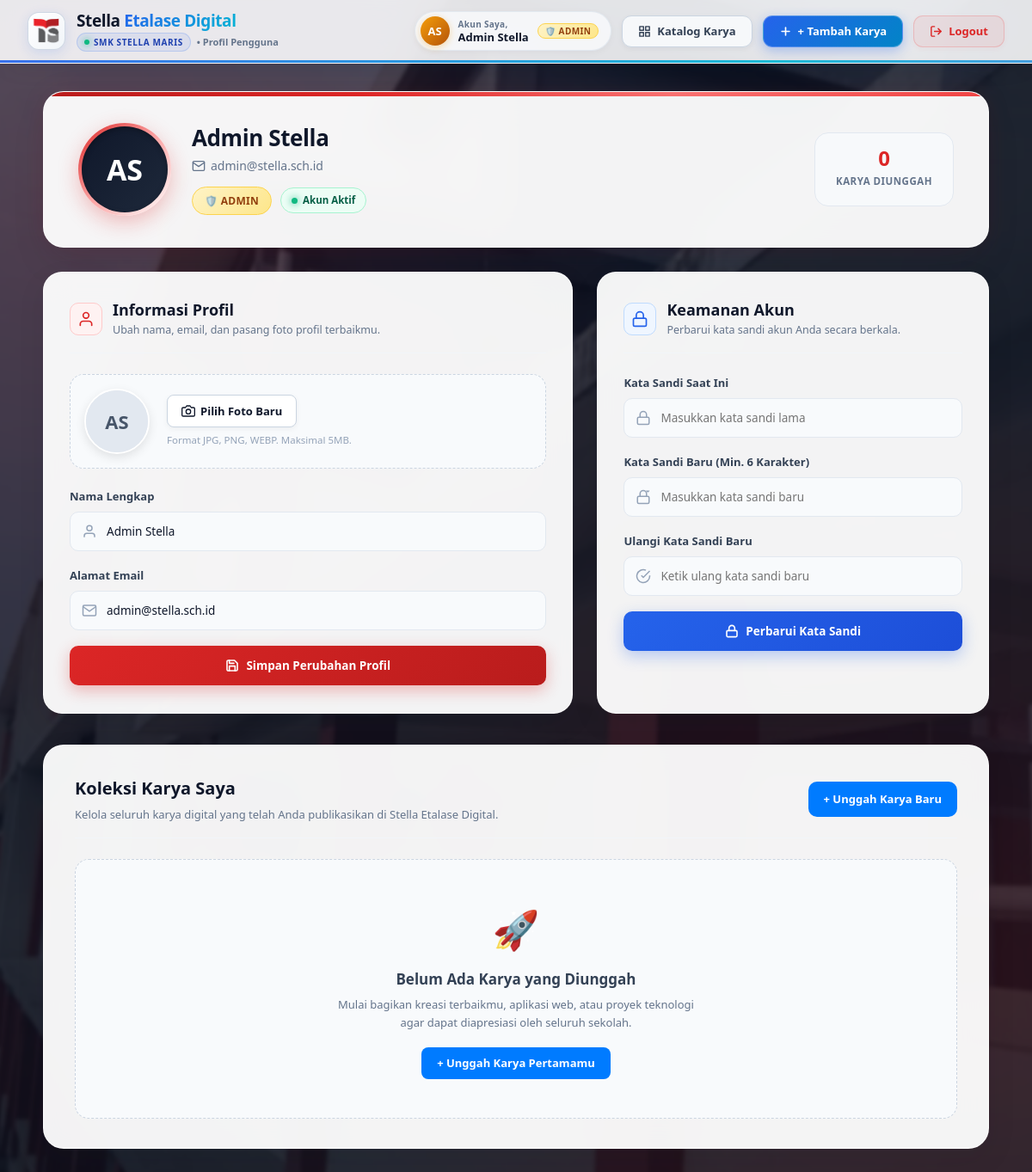
The app's page /profile.php (signed in) with its own data.
### tables this page shows
CREATE TABLE `users` (
  `id` INT(10) UNSIGNED NOT NULL AUTO_INCREMENT,
  `nama` VARCHAR(100) NOT NULL,
  `email` VARCHAR(150) NOT NULL,
  `password` VARCHAR(255) NOT NULL,
  `role` ENUM('super_admin', 'admin', 'siswa') NOT NULL DEFAULT 'siswa',
  `foto` VARCHAR(255) DEFAULT NULL,
  PRIMARY KEY (`id`),
  UNIQUE KEY `email` (`email`)
);

### middleware/auth_check.php (called while the page is built, shortened)
<?php
function get_logged_user($pdo) {
    $stmt = $pdo->prepare("SELECT id, nama, email, role, foto FROM users WHERE id = :id");
    $stmt->execute([':id' => $_SESSION['user_id']]);
    $user = $stmt->fetch(PDO::FETCH_ASSOC);
    return $user;
}

### profile.php (the view, shortened to what this page needs)
<?php
require_once 'config/kuis_db.php';
require_once 'middleware/auth_check.php';
$user = get_logged_user($pdo);
try {
    $stmtProjects = $pdo->prepare("
        SELECT
            projects.*,
            COALESCE(likes_count.total_likes, 0) AS total_likes
        FROM projects
        LEFT JOIN (
            SELECT project_id, COUNT(*) AS total_likes
            FROM project_likes
            GROUP BY project_id
        ) AS likes_count ON projects.id = likes_count.project_id
        WHERE projects.user_id = :uid
        ORDER BY projects.created_at DESC
    ");
    $stmtProjects->execute([':uid' => $user['id']]);
    $myProjects = $stmtProjects->fetchAll();
} catch (PDOException $e) {
    $stmtProjects = $pdo->prepare("SELECT *, 0 AS total_likes FROM projects WHERE user_id = :uid ORDER BY created_at DESC");
    $stmtProjects->execute([':uid' => $user['id']]);
    $myProjects = $stmtProjects->fetchAll();
}
$totalMyProjects = count($myProjects);
$user_nama = htmlspecialchars($user['nama'] ?? 'User');
$user_email = htmlspecialchars($user['email'] ?? '');
$user_role = htmlspecialchars($user['role'] ?? 'siswa');
$user_foto = $user['foto'] ?? null;
$initials = '';
$words = preg_split('/\s+/', trim($user_nama));
foreach (array_slice($words, 0, 2) as $w) {
    if (!empty($w)) $initials .= strtoupper(mb_substr($w, 0, 1));
}
$role_title = ucwords(str_replace('_', ' ', $user_role));
$role_icon = '🎓';
if ($user_role === 'super_admin') {
    $role_icon = '👑';
} elseif ($user_role === 'admin') {
    $role_icon = '🛡️';
}
?>
<!DOCTYPE html>
<html lang="id">
<head>
    <link rel="stylesheet" href="assets/css/style.css">
    <link rel="stylesheet" href="assets/css/navbar.css">
    <link rel="stylesheet" href="assets/css/main.css">
    <link rel="stylesheet" href="assets/css/profile.css">
</head>
<body>
<nav class="navbar" id="mainNavbar">
    <a href="index.php" class="navbar-brand-link" title="Beranda Stella Etalase Digital">
        <div class="brand-logo-frame">
            <img src="assets/img/logo-ts2.png" alt="Logo Stella" class="brand-logo-img" onerror="this.style.display='none';">
        </div>
        <div class="brand-text-col">
            <h1 class="brand-main-title">Stella <span class="brand-gradient-text">Etalase Digital</span></h1>
            <div class="brand-meta-row">
                <span class="brand-badge-pill">
                    <span class="brand-live-dot"></span> SMK STELLA MARIS
                </span>
                <span class="brand-page-tag">&bull; Profil Pengguna</span>
            </div>
        </div>
    </a>
    <div class="navbar-menu-group">
        <a href="profile.php" class="navbar-user-capsule user-capsule-<?= $user_role ?>" title="Kelola Profil Saya" style="text-decoration: none;">
            <div class="user-avatar-circle">
                <?php if (!empty($user_foto) && file_exists('uploads/avatars/' . $user_foto)): ?>
                    <img src="uploads/avatars/<?= htmlspecialchars($user_foto) ?>" alt="<?= $user_nama ?>" style="width: 100%; height: 100%; object-fit: cover; border-radius: 50%;">
                <?php else: ?>
                    <?= $initials ?>
                <?php endif; ?>
            </div>
            <div class="user-meta-text">
                <span class="user-greeting-label">Akun Saya,</span>
                <span class="user-name-label"><?= $user_nama ?></span>
            </div>
            <span class="role-badge-pill role-badge-<?= $user_role ?>">
                <?= $role_icon ?> <?= $role_title ?>
            </span>
        </a>
        <a href="index.php" class="nav-btn btn-nav-secondary">
            <span>Katalog Karya</span>
        </a>
        <a href="project_tambah.php" class="nav-btn btn-nav-primary">
            <svg width="15" height="15" viewBox="0 0 24 24" fill="none" stroke="currentColor" stroke-width="2.6" stroke-linecap="round" stroke-linejoin="round">
                <line x1="12" y1="5" x2="12" y2="19"></line>
                <line x1="5" y1="12" x2="19" y2="12"></line>
            </svg>
            <span>+ Tambah Karya</span>
        </a>
        <a href="auth/logout.php" class="nav-btn btn-nav-danger" title="Keluar">
            <svg width="15" height="15" viewBox="0 0 24 24" fill="none" stroke="currentColor" stroke-width="2.3" stroke-linecap="round" stroke-linejoin="round">
                <path d="M9 21H5a2 2 0 0 1-2-2V5a2 2 0 0 1 2-2h4"></path>
                <polyline points="16 17 21 12 16 7"></polyline>
                <line x1="21" y1="12" x2="9" y2="12"></line>
            </svg>
            <span>Logout</span>
        </a>
    </div>
</nav>
<main class="profile-container">
    <section class="profile-hero-card">
        <div class="profile-hero-main">
            <div class="profile-avatar-frame">
                <?php if (!empty($user_foto) && file_exists('uploads/avatars/' . $user_foto)): ?>
                    <img src="uploads/avatars/<?= htmlspecialchars($user_foto) ?>" alt="<?= $user_nama ?>" class="profile-avatar-img" id="heroAvatarImg">
                <?php else: ?>
                    <div class="profile-avatar-fallback" id="heroAvatarFallback"><?= $initials ?></div>
                <?php endif; ?>
            </div>
            <div class="profile-hero-meta">
                <h1><?= $user_nama ?></h1>
                <p class="profile-hero-email">
                    <svg width="16" height="16" viewBox="0 0 24 24" fill="none" stroke="currentColor" stroke-width="2" stroke-linecap="round" stroke-linejoin="round">
                        <path d="M4 4h16c1.1 0 2 .9 2 2v12c0 1.1-.9 2-2 2H4c-1.1 0-2-.9-2-2V6c0-1.1.9-2 2-2z"></path>
                        <polyline points="22,6 12,13 2,6"></polyline>
                    </svg>
                    <span><?= $user_email ?></span>
                </p>
                <div class="profile-badge-row">
                    <span class="profile-role-badge profile-role-<?= $user_role ?>">
                        <?= $role_icon ?> <?= $role_title ?>
                    </span>
                    <span class="profile-status-pill">
                        <span class="profile-status-dot"></span>
                        <span>Akun Aktif</span>
                    </span>
                </div>
            </div>
        </div>
        <div class="profile-hero-stats">
            <div class="stat-item">
                <span class="stat-number"><?= $totalMyProjects ?></span>
                <span class="stat-label">Karya Diunggah</span>
            </div>
        </div>
    </section>
    <div class="profile-grid-layout">
        <section class="profile-card">
            <div class="profile-card-header">
                <div class="card-header-icon">
                    <svg viewBox="0 0 24 24" fill="none" stroke="currentColor" stroke-width="2" stroke-linecap="round" stroke-linejoin="round">
                        <path d="M20 21v-2a4 4 0 0 0-4-4H8a4 4 0 0 0-4 4v2"></path>
                        <circle cx="12" cy="7" r="4"></circle>
                    </svg>
                </div>
                <div>
                    <h2>Informasi Profil</h2>
                    <p>Ubah nama, email, dan pasang foto profil terbaikmu.</p>
                </div>
            </div>
            <form method="POST" action="profile.php" enctype="multipart/form-data">
                <div class="avatar-upload-section">
                    <div class="avatar-preview-box" id="avatarPreviewContainer">
                        <?php if (!empty($user_foto) && file_exists('uploads/avatars/' . $user_foto)): ?>
                            <img src="uploads/avatars/<?= htmlspecialchars($user_foto) ?>" alt="Foto Profil" id="avatarPreviewImg">
                        <?php else: ?>
                            <div style="width: 100%; height: 100%; display: flex; align-items: center; justify-content: center; background: #e2e8f0; font-weight: 800; font-size: 22px; color: #475569;" id="avatarPreviewFallback">
                                <?= $initials ?>
                            </div>
                        <?php endif; ?>
                    </div>
                    <div class="avatar-upload-content">
                        <label for="fotoInput">
                            <svg width="16" height="16" viewBox="0 0 24 24" fill="none" stroke="currentColor" stroke-width="2" stroke-linecap="round" stroke-linejoin="round">
                                <path d="M23 19a2 2 0 0 1-2 2H3a2 2 0 0 1-2-2V8a2 2 0 0 1 2-2h4l2-3h6l2 3h4a2 2 0 0 1 2 2z"></path>
                                <circle cx="12" cy="13" r="4"></circle>
                            </svg>
                            <span>Pilih Foto Baru</span>
                        </label>
                        <span class="avatar-hint">Format JPG, PNG, WEBP. Maksimal 5MB.</span>
                    </div>
                </div>
                <div class="form-field-group">
                    <label for="nama">Nama Lengkap</label>
                    <div class="form-field-wrapper">
                        <span class="field-icon-left">
                        </span>
                        <input type="text" id="nama" name="nama" class="form-field-input" value="<?= $user_nama ?>" required placeholder="Nama lengkap Anda">
                    </div>
                </div>
                <div class="form-field-group">
                    <label for="email">Alamat Email</label>
                    <div class="form-field-wrapper">
                        <span class="field-icon-left">
                        </span>
                        <input type="email" id="email" name="email" class="form-field-input" value="<?= $user_email ?>" required placeholder="email@stella.sch.id">
                    </div>
                </div>
                <button type="submit" class="btn-primary-gradient">
                    <span>Simpan Perubahan Profil</span>
                </button>
            </form>
        </section>
        <section class="profile-card">
            <div class="profile-card-header">
                <div class="card-header-icon" style="background: #eff6ff; color: #2563eb; border-color: #bfdbfe;">
                    <svg viewBox="0 0 24 24" fill="none" stroke="currentColor" stroke-width="2" stroke-linecap="round" stroke-linejoin="round">
                        <rect x="3" y="11" width="18" height="11" rx="2" ry="2"></rect>
                        <path d="M7 11V7a5 5 0 0 1 10 0v4"></path>
                    </svg>
                </div>
                <div>
                    <h2>Keamanan Akun</h2>
                    <p>Perbarui kata sandi akun Anda secara berkala.</p>
                </div>
            </div>
            <form method="POST" action="profile.php" autocomplete="off">
                <div class="form-field-group">
                    <label for="password_lama">Kata Sandi Saat Ini</label>
                    <div class="form-field-wrapper">
                        <span class="field-icon-left">
                        </span>
                        <input type="password" id="password_lama" name="password_lama" class="form-field-input" placeholder="Masukkan kata sandi lama" required>
                    </div>
                </div>
                <div class="form-field-group">
                    <label for="password_baru">Kata Sandi Baru (Min. 6 Karakter)</label>
                    <div class="form-field-wrapper">
                        <span class="field-icon-left">
                        </span>
                        <input type="password" id="password_baru" name="password_baru" minlength="6" class="form-field-input" placeholder="Masukkan kata sandi baru" required>
                    </div>
                </div>
                <div class="form-field-group">
                    <label for="konfirmasi_password">Ulangi Kata Sandi Baru</label>
                    <div class="form-field-wrapper">
                        <span class="field-icon-left">
                        </span>
                        <input type="password" id="konfirmasi_password" name="konfirmasi_password" minlength="6" class="form-field-input" placeholder="Ketik ulang kata sandi baru" required>
                    </div>
                </div>
                <button type="submit" class="btn-primary-gradient" style="background: linear-gradient(135deg, #2563eb 0%, #1d4ed8 100%); box-shadow: 0 6px 18px rgba(37, 99, 235, 0.3);">
                    <svg width="16" height="16" viewBox="0 0 24 24" fill="none" stroke="currentColor" stroke-width="2.4" stroke-linecap="round" stroke-linejoin="round">
                        <rect x="3" y="11" width="18" height="11" rx="2" ry="2"></rect>
                        <path d="M7 11V7a5 5 0 0 1 10 0v4"></path>
                    </svg>
                    <span>Perbarui Kata Sandi</span>
                </button>
            </form>
        </section>
    </div>
    <section class="user-projects-section">
        <div class="user-projects-header">
            <div>
                <h2 style="font-size: 20px; font-weight: 800; color: #0f172a; margin: 0 0 4px;">Koleksi Karya Saya</h2>
                <p style="font-size: 13px; color: #64748b; margin: 0;">Kelola seluruh karya digital yang telah Anda publikasikan di Stella Etalase Digital.</p>
            </div>
            <a href="project_tambah.php" class="btn btn-primary" style="display: inline-flex; align-items: center; gap: 6px; padding: 10px 18px; border-radius: 10px; font-weight: 700; font-size: 13px;">
                <span>+ Unggah Karya Baru</span>
            </a>
        </div>
        <?php if (empty($myProjects)): ?>
            <div class="empty-karya-box">
                <div style="font-size: 44px; margin-bottom: 10px;">🚀</div>
                <h3 style="font-size: 17px; font-weight: 700; color: #334155; margin-bottom: 6px;">Belum Ada Karya yang Diunggah</h3>
                <p style="font-size: 13px; color: #64748b; max-width: 440px; margin: 0 auto 18px;">Mulai bagikan kreasi terbaikmu, aplikasi web, atau proyek teknologi agar dapat diapresiasi oleh seluruh sekolah.</p>
                <a href="project_tambah.php" class="btn btn-primary" style="padding: 8px 18px; border-radius: 8px; font-size: 13px;">+ Unggah Karya Pertamamu</a>
            </div>
        <?php endif; ?>
    </section>
</main>
</body>
</html>

### assets/css/style.css (style rules this page uses)
* { box-sizing: border-box; margin: 0; padding: 0; font-family: 'Segoe UI', Tahoma, Geneva, Verdana, sans-serif; }
body { background-color: #f4f6f9; color: #333333; line-height: 1.6; }
.btn { display: inline-block; padding: 8px 16px; border-radius: 5px; text-decoration: none; font-size: 14px; font-weight: 600; cursor: pointer; border: none; transition: all 0.2s ease-in-out; }
.btn-primary { background-color: #007bff; color: #ffffff; }

### assets/css/main.css (style rules this page uses)
body { min-height: 100vh; margin: 0; position: relative; color: #1e293b; font-family: 'Plus Jakarta Sans', -apple-system, BlinkMacSystemFont, "Segoe UI", Roboto, sans-serif; -webkit-font-smoothing: antialiased; }

### records on screen
users: nama "Admin Stella", role "🛡️", role "ADMIN", email "admin@stella.sch.id"

### other values on screen
$initials "AS"
$totalMyProjects "0"
